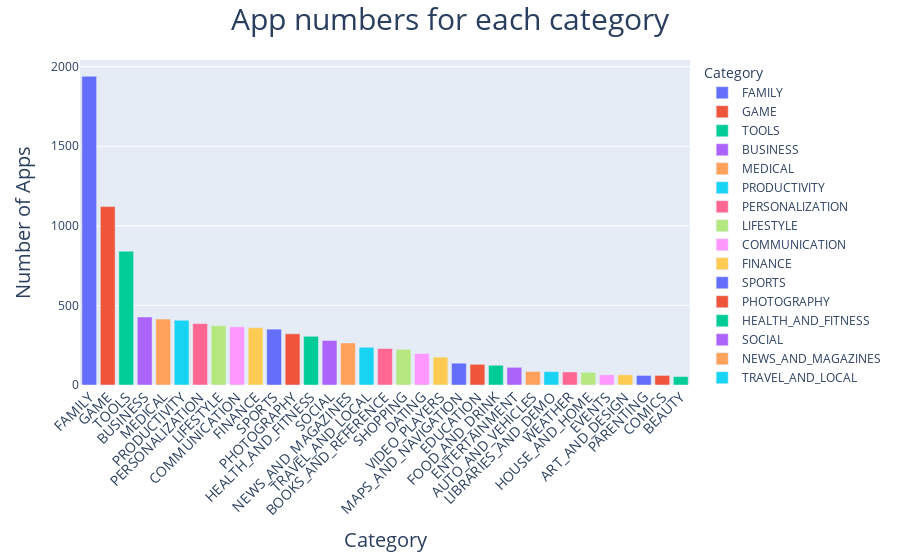

The code cell stored with this chart in its notebook:
### Code cell
arain=px.bar(
    ali,
    x='Category',
    y='App',
    color='Category',
    labels={'App':'Apps_Count'}
)
arain.update_layout(title_text='App numbers for each category', title_x=0.5, title_font_size=30,
                    xaxis_title="Category", yaxis_title="Number of Apps",
                    xaxis_tickangle=-45, xaxis_tickfont_size=14,
                    xaxis_title_font_size=20, yaxis_title_font_size=20,
                    )

### Figure 1 — Plotly figure (JSON) as saved in the notebook; plotly's stock layout.template omitted (floating-point values rounded to 4 significant figures)
{"data": [{"alignmentgroup": "True", "hovertemplate": "Category=%{x}<br>Apps_Count=%{y}<extra></extra>", "legendgroup": "FAMILY", "marker": {"color": "#636efa", "pattern": {"shape": ""}}, "name": "FAMILY", "offsetgroup": "FAMILY", "orientation": "v", "showlegend": true, "textposition": "auto", "type": "bar", "x": ["FAMILY"], "xaxis": "x", "y": [1940], "yaxis": "y"}, {"alignmentgroup": "True", "hovertemplate": "Category=%{x}<br>Apps_Count=%{y}<extra></extra>", "legendgroup": "GAME", "marker": {"color": "#EF553B", "pattern": {"shape": ""}}, "name": "GAME", "offsetgroup": "GAME", "orientation": "v", "showlegend": true, "textposition": "auto", "type": "bar", "x": ["GAME"], "xaxis": "x", "y": [1121], "yaxis": "y"}, {"alignmentgroup": "True", "hovertemplate": "Category=%{x}<br>Apps_Count=%{y}<extra></extra>", "legendgroup": "TOOLS", "marker": {"color": "#00cc96", "pattern": {"shape": ""}}, "name": "TOOLS", "offsetgroup": "TOOLS", "orientation": "v", "showlegend": true, "textposition": "auto", "type": "bar", "x": ["TOOLS"], "xaxis": "x", "y": [841], "yaxis": "y"}, {"alignmentgroup": "True", "hovertemplate": "Category=%{x}<br>Apps_Count=%{y}<extra></extra>", "legendgroup": "BUSINESS", "marker": {"color": "#ab63fa", "pattern": {"shape": ""}}, "name": "BUSINESS", "offsetgroup": "BUSINESS", "orientation": "v", "showlegend": true, "textposition": "auto", "type": "bar", "x": ["BUSINESS"], "xaxis": "x", "y": [427], "yaxis": "y"}, {"alignmentgroup": "True", "hovertemplate": "Category=%{x}<br>Apps_Count=%{y}<extra></extra>", "legendgroup": "MEDICAL", "marker": {"color": "#FFA15A", "pattern": {"shape": ""}}, "name": "MEDICAL", "offsetgroup": "MEDICAL", "orientation": "v", "showlegend": true, "textposition": "auto", "type": "bar", "x": ["MEDICAL"], "xaxis": "x", "y": [414], "yaxis": "y"}, {"alignmentgroup": "True", "hovertemplate": "Category=%{x}<br>Apps_Count=%{y}<extra></extra>", "legendgroup": "PRODUCTIVITY", "marker": {"color": "#19d3f3", "pattern": {"shape": ""}}, "name": "PRODUCTIVITY", "offsetgroup": "PRODUCTIVITY", "orientation": "v", "showlegend": true, "textposition": "auto", "type": "bar", "x": ["PRODUCTIVITY"], "xaxis": "x", "y": [407], "yaxis": "y"}, {"alignmentgroup": "True", "hovertemplate": "Category=%{x}<br>Apps_Count=%{y}<extra></extra>", "legendgroup": "PERSONALIZATION", "marker": {"color": "#FF6692", "pattern": {"shape": ""}}, "name": "PERSONALIZATION", "offsetgroup": "PERSONALIZATION", "orientation": "v", "showlegend": true, "textposition": "auto", "type": "bar", "x": ["PERSONALIZATION"], "xaxis": "x", "y": [386], "yaxis": "y"}, {"alignmentgroup": "True", "hovertemplate": "Category=%{x}<br>Apps_Count=%{y}<extra></extra>", "legendgroup": "LIFESTYLE", "marker": {"color": "#B6E880", "pattern": {"shape": ""}}, "name": "LIFESTYLE", "offsetgroup": "LIFESTYLE", "orientation": "v", "showlegend": true, "textposition": "auto", "type": "bar", "x": ["LIFESTYLE"], "xaxis": "x", "y": [373], "yaxis": "y"}, {"alignmentgroup": "True", "hovertemplate": "Category=%{x}<br>Apps_Count=%{y}<extra></extra>", "legendgroup": "COMMUNICATION", "marker": {"color": "#FF97FF", "pattern": {"shape": ""}}, "name": "COMMUNICATION", "offsetgroup": "COMMUNICATION", "orientation": "v", "showlegend": true, "textposition": "auto", "type": "bar", "x": ["COMMUNICATION"], "xaxis": "x", "y": [366], "yaxis": "y"}, {"alignmentgroup": "True", "hovertemplate": "Category=%{x}<br>Apps_Count=%{y}<extra></extra>", "legendgroup": "FINANCE", "marker": {"color": "#FECB52", "pattern": {"shape": ""}}, "name": "FINANCE", "offsetgroup": "FINANCE", "orientation": "v", "showlegend": true, "textposition": "auto", "type": "bar", "x": ["FINANCE"], "xaxis": "x", "y": [360], "yaxis": "y"}, {"alignmentgroup": "True", "hovertemplate": "Category=%{x}<br>Apps_Count=%{y}<extra></extra>", "legendgroup": "SPORTS", "marker": {"color": "#636efa", "pattern": {"shape": ""}}, "name": "SPORTS", "offsetgroup": "SPORTS", "orientation": "v", "showlegend": true, "textposition": "auto", "type": "bar", "x": ["SPORTS"], "xaxis": "x", "y": [351], "yaxis": "y"}, {"alignmentgroup": "True", "hovertemplate": "Category=%{x}<br>Apps_Count=%{y}<extra></extra>", "legendgroup": "PHOTOGRAPHY", "marker": {"color": "#EF553B", "pattern": {"shape": ""}}, "name": "PHOTOGRAPHY", "offsetgroup": "PHOTOGRAPHY", "orientation": "v", "showlegend": true, "textposition": "auto", "type": "bar", "x": ["PHOTOGRAPHY"], "xaxis": "x", "y": [322], "yaxis": "y"}, {"alignmentgroup": "True", "hovertemplate": "Category=%{x}<br>Apps_Count=%{y}<extra></extra>", "legendgroup": "HEALTH_AND_FITNESS", "marker": {"color": "#00cc96", "pattern": {"shape": ""}}, "name": "HEALTH_AND_FITNESS", "offsetgroup": "HEALTH_AND_FITNESS", "orientation": "v", "showlegend": true, "textposition": "auto", "type": "bar", "x": ["HEALTH_AND_FITNESS"], "xaxis": "x", "y": [306], "yaxis": "y"}, {"alignmentgroup": "True", "hovertemplate": "Category=%{x}<br>Apps_Count=%{y}<extra></extra>", "legendgroup": "SOCIAL", "marker": {"color": "#ab63fa", "pattern": {"shape": ""}}, "name": "SOCIAL", "offsetgroup": "SOCIAL", "orientation": "v", "showlegend": true, "textposition": "auto", "type": "bar", "x": ["SOCIAL"], "xaxis": "x", "y": [280], "yaxis": "y"}, {"alignmentgroup": "True", "hovertemplate": "Category=%{x}<br>Apps_Count=%{y}<extra></extra>", "legendgroup": "NEWS_AND_MAGAZINES", "marker": {"color": "#FFA15A", "pattern": {"shape": ""}}, "name": "NEWS_AND_MAGAZINES", "offsetgroup": "NEWS_AND_MAGAZINES", "orientation": "v", "showlegend": true, "textposition": "auto", "type": "bar", "x": ["NEWS_AND_MAGAZINES"], "xaxis": "x", "y": [264], "yaxis": "y"}, {"alignmentgroup": "True", "hovertemplate": "Category=%{x}<br>Apps_Count=%{y}<extra></extra>", "legendgroup": "TRAVEL_AND_LOCAL", "marker": {"color": "#19d3f3", "pattern": {"shape": ""}}, "name": "TRAVEL_AND_LOCAL", "offsetgroup": "TRAVEL_AND_LOCAL", "orientation": "v", "showlegend": true, "textposition": "auto", "type": "bar", "x": ["TRAVEL_AND_LOCAL"], "xaxis": "x", "y": [237], "yaxis": "y"}, {"alignmentgroup": "True", "hovertemplate": "Category=%{x}<br>Apps_Count=%{y}<extra></extra>", "legendgroup": "BOOKS_AND_REFERENCE", "marker": {"color": "#FF6692", "pattern": {"shape": ""}}, "name": "BOOKS_AND_REFERENCE", "offsetgroup": "BOOKS_AND_REFERENCE", "orientation": "v", "showlegend": true, "textposition": "auto", "type": "bar", "x": ["BOOKS_AND_REFERENCE"], "xaxis": "x", "y": [229], "yaxis": "y"}, {"alignmentgroup": "True", "hovertemplate": "Category=%{x}<br>Apps_Count=%{y}<extra></extra>", "legendgroup": "SHOPPING", "marker": {"color": "#B6E880", "pattern": {"shape": ""}}, "name": "SHOPPING", "offsetgroup": "SHOPPING", "orientation": "v", "showlegend": true, "textposition": "auto", "type": "bar", "x": ["SHOPPING"], "xaxis": "x", "y": [224], "yaxis": "y"}, {"alignmentgroup": "True", "hovertemplate": "Category=%{x}<br>Apps_Count=%{y}<extra></extra>", "legendgroup": "DATING", "marker": {"color": "#FF97FF", "pattern": {"shape": ""}}, "name": "DATING", "offsetgroup": "DATING", "orientation": "v", "showlegend": true, "textposition": "auto", "type": "bar", "x": ["DATING"], "xaxis": "x", "y": [198], "yaxis": "y"}, {"alignmentgroup": "True", "hovertemplate": "Category=%{x}<br>Apps_Count=%{y}<extra></extra>", "legendgroup": "VIDEO_PLAYERS", "marker": {"color": "#FECB52", "pattern": {"shape": ""}}, "name": "VIDEO_PLAYERS", "offsetgroup": "VIDEO_PLAYERS", "orientation": "v", "showlegend": true, "textposition": "auto", "type": "bar", "x": ["VIDEO_PLAYERS"], "xaxis": "x", "y": [175], "yaxis": "y"}, {"alignmentgroup": "True", "hovertemplate": "Category=%{x}<br>Apps_Count=%{y}<extra></extra>", "legendgroup": "MAPS_AND_NAVIGATION", "marker": {"color": "#636efa", "pattern": {"shape": ""}}, "name": "MAPS_AND_NAVIGATION", "offsetgroup": "MAPS_AND_NAVIGATION", "orientation": "v", "showlegend": true, "textposition": "auto", "type": "bar", "x": ["MAPS_AND_NAVIGATION"], "xaxis": "x", "y": [137], "yaxis": "y"}, {"alignmentgroup": "True", "hovertemplate": "Category=%{x}<br>Apps_Count=%{y}<extra></extra>", "legendgroup": "EDUCATION", "marker": {"color": "#EF553B", "pattern": {"shape": ""}}, "name": "EDUCATION", "offsetgroup": "EDUCATION", "orientation": "v", "showlegend": true, "textposition": "auto", "type": "bar", "x": ["EDUCATION"], "xaxis": "x", "y": [130], "yaxis": "y"}, {"alignmentgroup": "True", "hovertemplate": "Category=%{x}<br>Apps_Count=%{y}<extra></extra>", "legendgroup": "FOOD_AND_DRINK", "marker": {"color": "#00cc96", "pattern": {"shape": ""}}, "name": "FOOD_AND_DRINK", "offsetgroup": "FOOD_AND_DRINK", "orientation": "v", "showlegend": true, "textposition": "auto", "type": "bar", "x": ["FOOD_AND_DRINK"], "xaxis": "x", "y": [124], "yaxis": "y"}, {"alignmentgroup": "True", "hovertemplate": "Category=%{x}<br>Apps_Count=%{y}<extra></extra>", "legendgroup": "ENTERTAINMENT", "marker": {"color": "#ab63fa", "pattern": {"shape": ""}}, "name": "ENTERTAINMENT", "offsetgroup": "ENTERTAINMENT", "orientation": "v", "showlegend": true, "textposition": "auto", "type": "bar", "x": ["ENTERTAINMENT"], "xaxis": "x", "y": [111], "yaxis": "y"}, {"alignmentgroup": "True", "hovertemplate": "Category=%{x}<br>Apps_Count=%{y}<extra></extra>", "legendgroup": "AUTO_AND_VEHICLES", "marker": {"color": "#FFA15A", "pattern": {"shape": ""}}, "name": "AUTO_AND_VEHICLES", "offsetgroup": "AUTO_AND_VEHICLES", "orientation": "v", "showlegend": true, "textposition": "auto", "type": "bar", "x": ["AUTO_AND_VEHICLES"], "xaxis": "x", "y": [85], "yaxis": "y"}, {"alignmentgroup": "True", "hovertemplate": "Category=%{x}<br>Apps_Count=%{y}<extra></extra>", "legendgroup": "LIBRARIES_AND_DEMO", "marker": {"color": "#19d3f3", "pattern": {"shape": ""}}, "name": "LIBRARIES_AND_DEMO", "offsetgroup": "LIBRARIES_AND_DEMO", "orientation": "v", "showlegend": true, "textposition": "auto", "type": "bar", "x": ["LIBRARIES_AND_DEMO"], "xaxis": "x", "y": [84], "yaxis": "y"}, {"alignmentgroup": "True", "hovertemplate": "Category=%{x}<br>Apps_Count=%{y}<extra></extra>", "legendgroup": "WEATHER", "marker": {"color": "#FF6692", "pattern": {"shape": ""}}, "name": "WEATHER", "offsetgroup": "WEATHER", "orientation": "v", "showlegend": true, "textposition": "auto", "type": "bar", "x": ["WEATHER"], "xaxis": "x", "y": [82], "yaxis": "y"}, {"alignmentgroup": "True", "hovertemplate": "Category=%{x}<br>Apps_Count=%{y}<extra></extra>", "legendgroup": "HOUSE_AND_HOME", "marker": {"color": "#B6E880", "pattern": {"shape": ""}}, "name": "HOUSE_AND_HOME", "offsetgroup": "HOUSE_AND_HOME", "orientation": "v", "showlegend": true, "textposition": "auto", "type": "bar", "x": ["HOUSE_AND_HOME"], "xaxis": "x", "y": [80], "yaxis": "y"}, {"alignmentgroup": "True", "hovertemplate": "Category=%{x}<br>Apps_Count=%{y}<extra></extra>", "legendgroup": "EVENTS", "marker": {"color": "#FF97FF", "pattern": {"shape": ""}}, "name": "EVENTS", "offsetgroup": "EVENTS", "orientation": "v", "showlegend": true, "textposition": "auto", "type": "bar", "x": ["EVENTS"], "xaxis": "x", "y": [64], "yaxis": "y"}, {"alignmentgroup": "True", "hovertemplate": "Category=%{x}<br>Apps_Count=%{y}<extra></extra>", "legendgroup": "ART_AND_DESIGN", "marker": {"color": "#FECB52", "pattern": {"shape": ""}}, "name": "ART_AND_DESIGN", "offsetgroup": "ART_AND_DESIGN", "orientation": "v", "showlegend": true, "textposition": "auto", "type": "bar", "x": ["ART_AND_DESIGN"], "xaxis": "x", "y": [64], "yaxis": "y"}, {"alignmentgroup": "True", "hovertemplate": "Category=%{x}<br>Apps_Count=%{y}<extra></extra>", "legendgroup": "PARENTING", "marker": {"color": "#636efa", "pattern": {"shape": ""}}, "name": "PARENTING", "offsetgroup": "PARENTING", "orientation": "v", "showlegend": true, "textposition": "auto", "type": "bar", "x": ["PARENTING"], "xaxis": "x", "y": [60], "yaxis": "y"}, {"alignmentgroup": "True", "hovertemplate": "Category=%{x}<br>Apps_Count=%{y}<extra></extra>", "legendgroup": "COMICS", "marker": {"color": "#EF553B", "pattern": {"shape": ""}}, "name": "COMICS", "offsetgroup": "COMICS", "orientation": "v", "showlegend": true, "textposition": "auto", "type": "bar", "x": ["COMICS"], "xaxis": "x", "y": [60], "yaxis": "y"}, {"alignmentgroup": "True", "hovertemplate": "Category=%{x}<br>Apps_Count=%{y}<extra></extra>", "legendgroup": "BEAUTY", "marker": {"color": "#00cc96", "pattern": {"shape": ""}}, "name": "BEAUTY", "offsetgroup": "BEAUTY", "orientation": "v", "showlegend": true, "textposition": "auto", "type": "bar", "x": ["BEAUTY"], "xaxis": "x", "y": [53], "yaxis": "y"}], "layout": {"barmode": "relative", "legend": {"title": {"text": "Category"}, "tracegroupgap": 0}, "margin": {"t": 60}, "title": {"font": {"size": 30}, "text": "App numbers for each category", "x": 0.5}, "xaxis": {"anchor": "y", "categoryarray": ["FAMILY", "GAME", "TOOLS", "BUSINESS", "MEDICAL", "PRODUCTIVITY", "PERSONALIZATION", "LIFESTYLE", "COMMUNICATION", "FINANCE", "SPORTS", "PHOTOGRAPHY", "HEALTH_AND_FITNESS", "SOCIAL", "NEWS_AND_MAGAZINES", "TRAVEL_AND_LOCAL", "BOOKS_AND_REFERENCE", "SHOPPING", "DATING", "VIDEO_PLAYERS", "MAPS_AND_NAVIGATION", "EDUCATION", "FOOD_AND_DRINK", "ENTERTAINMENT", "AUTO_AND_VEHICLES", "LIBRARIES_AND_DEMO", "WEATHER", "HOUSE_AND_HOME", "EVENTS", "ART_AND_DESIGN", "PARENTING", "COMICS", "BEAUTY"], "categoryorder": "array", "domain": [0, 1], "tickangle": -45, "tickfont": {"size": 14}, "title": {"font": {"size": 20}, "text": "Category"}}, "yaxis": {"anchor": "x", "domain": [0, 1], "title": {"font": {"size": 20}, "text": "Number of Apps"}}}}
